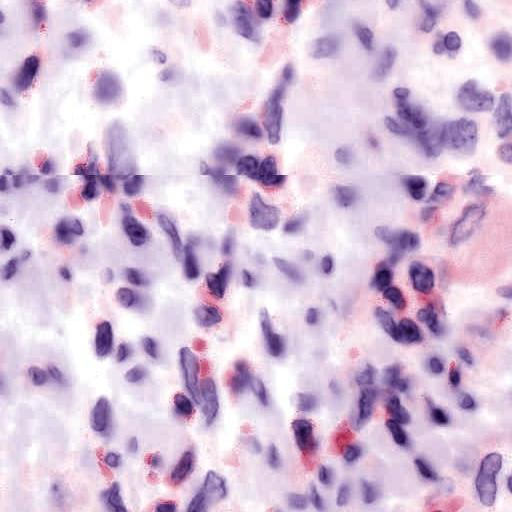
#> input picture datasets/mihc_enhanced_220805/testA/10[16471,41440].jpg, 512 x 512 px, given as the content of the folder ../dataset/50kshoes_edges, which was not available
$ python combine_A_and_B.py   (older library calls are emulated)
#> lines starting #> are read from the running program, lines starting #| are printed output that depends on the picture
import os
import numpy as np
import cv2
import argparse
from multiprocessing import Pool


def image_write(path_A, path_B, path_AB):
    im_A = cv2.imread(path_A, 1) # python2: cv2.CV_LOAD_IMAGE_COLOR; python3: cv2.IMREAD_COLOR
    im_B = cv2.imread(path_B, 1) # python2: cv2.CV_LOAD_IMAGE_COLOR; python3: cv2.IMREAD_COLOR
    im_AB = np.concatenate([im_A, im_B], 1)
    cv2.imwrite(path_AB, im_AB)


parser = argparse.ArgumentParser('create image pairs')
parser.add_argument('--fold_A', dest='fold_A', help='input directory for image A', type=str, default='../dataset/50kshoes_edges')
parser.add_argument('--fold_B', dest='fold_B', help='input directory for image B', type=str, default='../dataset/50kshoes_jpg')
parser.add_argument('--fold_AB', dest='fold_AB', help='output directory', type=str, default='../dataset/test_AB')
parser.add_argument('--num_imgs', dest='num_imgs', help='number of images', type=int, default=1000000)
parser.add_argument('--use_AB', dest='use_AB', help='if true: (0001_A, 0001_B) to (0001_AB)', action='store_true')
parser.add_argument('--no_multiprocessing', dest='no_multiprocessing', help='If used, chooses single CPU execution instead of parallel execution', action='store_true',default=True)
args = parser.parse_args()

for arg in vars(args):
    print('[%s] = ' % arg, getattr(args, arg))

splits = os.listdir(args.fold_A)

if not args.no_multiprocessing:
    pool=Pool()

for sp in splits:
    img_fold_A = os.path.join(args.fold_A, sp)
    img_fold_B = os.path.join(args.fold_B, sp)
    img_list = os.listdir(img_fold_A)
    if args.use_AB:
        img_list = [img_path for img_path in img_list if '_A.' in img_path]

    num_imgs = min(args.num_imgs, len(img_list))
    print('split = %s, use %d/%d images' % (sp, num_imgs, len(img_list)))
    img_fold_AB = os.path.join(args.fold_AB, sp)
    if not os.path.isdir(img_fold_AB):
        os.makedirs(img_fold_AB)
    print('split = %s, number of images = %d' % (sp, num_imgs))
    for n in range(num_imgs):
        name_A = img_list[n]
        path_A = os.path.join(img_fold_A, name_A)
        if args.use_AB:
            name_B = name_A.replace('_A.', '_B.')
        else:
            name_B = name_A
        path_B = os.path.join(img_fold_B, name_B)
        if os.path.isfile(path_A) and os.path.isfile(path_B):
            name_AB = name_A
            if args.use_AB:
                name_AB = name_AB.replace('_A.', '.')  # remove _A
            path_AB = os.path.join(img_fold_AB, name_AB)
            if not args.no_multiprocessing:
                pool.apply_async(image_write, args=(path_A, path_B, path_AB))
            else:
                im_A = cv2.imread(path_A, 1) # python2: cv2.CV_LOAD_IMAGE_COLOR; python3: cv2.IMREAD_COLOR
#> im_A is the input picture: shape (512, 512, 3); mean B, G, R 216, 190.8, 212.9
                im_B = cv2.imread(path_B, 1) # python2: cv2.CV_LOAD_IMAGE_COLOR; python3: cv2.IMREAD_COLOR
                im_AB = np.concatenate([im_A, im_B], 1)
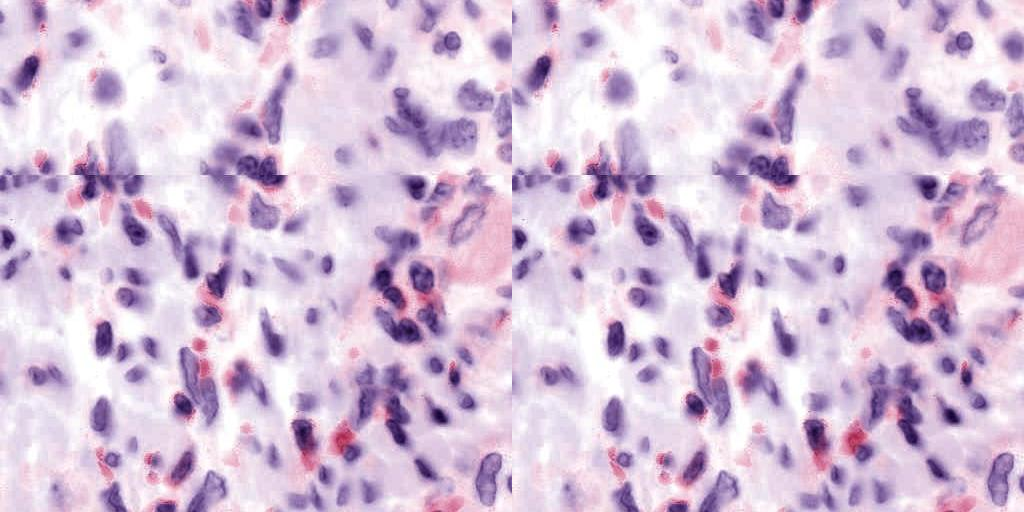
#> im_AB: shape (512, 1024, 3); mean B, G, R 216, 190.8, 212.9
                cv2.imwrite(path_AB, im_AB)
if not args.no_multiprocessing:
    pool.close()
    pool.join()

$ run again, on datasets/mihc_enhanced_220805/testB/11[13196,49353].tif
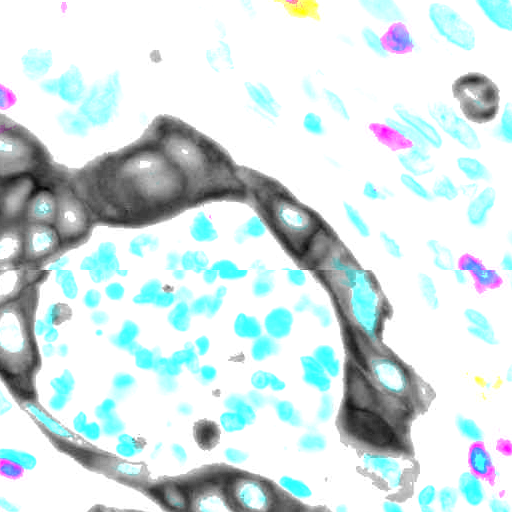
#> input picture datasets/mihc_enhanced_220805/testB/11[13196,49353].tif, 512 x 512 px, given as the content of the folder ../dataset/50kshoes_edges, which was not available
#> im_A is the input picture: shape (512, 512, 3); mean B, G, R 227.7, 226.2, 210.5
#> `im_AB = np.concatenate([im_A, im_B], 1)`:
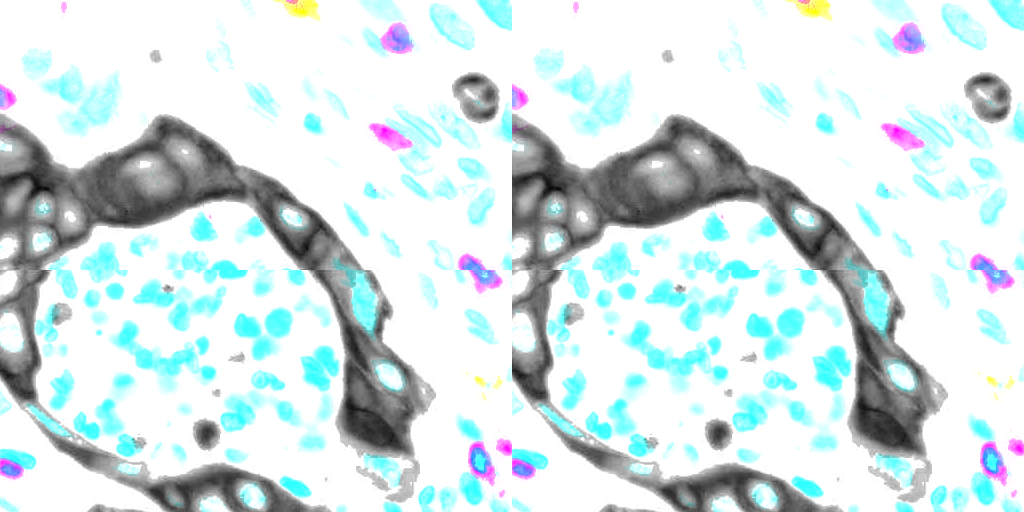
#> im_AB: shape (512, 1024, 3); mean B, G, R 227.7, 226.2, 210.5

$ run again, on datasets/mihc_enhanced_220805/testB/11[14537,43572].tif
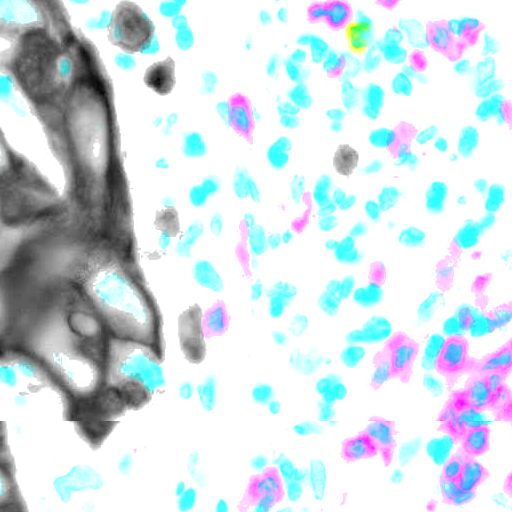
#> input picture datasets/mihc_enhanced_220805/testB/11[14537,43572].tif, 512 x 512 px, given as the content of the folder ../dataset/50kshoes_edges, which was not available
#> im_A is the input picture: shape (512, 512, 3); mean B, G, R 229.3, 222.7, 208.7
#> `im_AB = np.concatenate([im_A, im_B], 1)`:
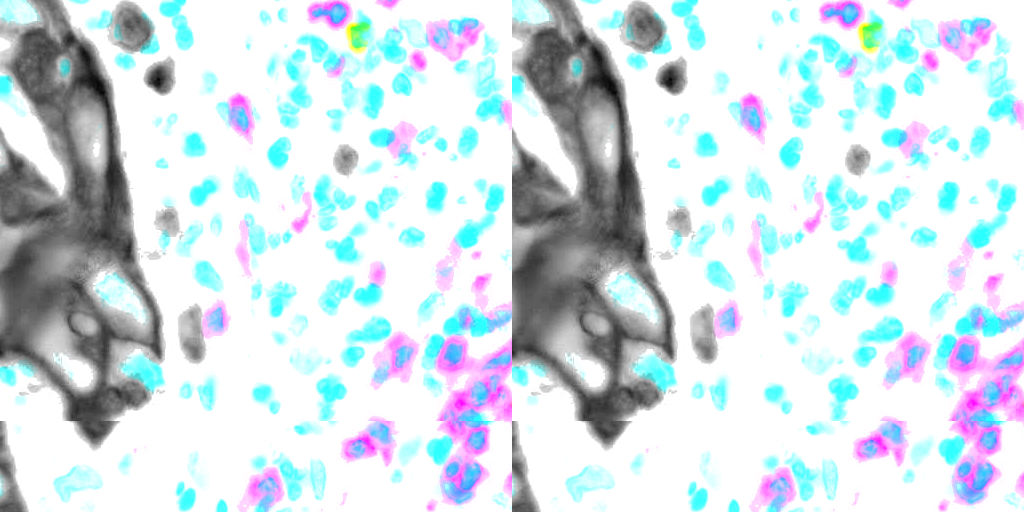
#> im_AB: shape (512, 1024, 3); mean B, G, R 229.3, 222.7, 208.7

$ run again, on datasets/mihc_enhanced_220805/trainA/10[14098,52657].jpg
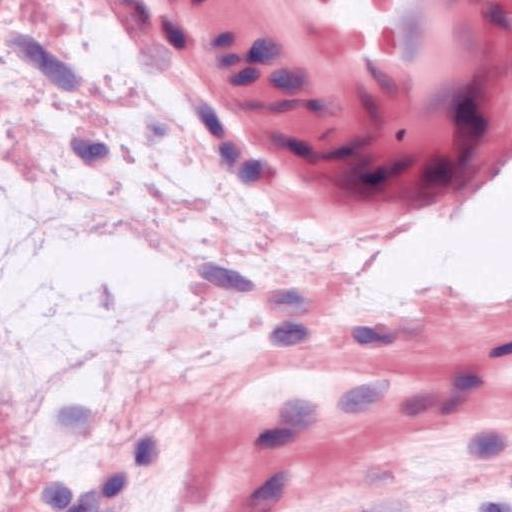
#> input picture datasets/mihc_enhanced_220805/trainA/10[14098,52657].jpg, 512 x 512 px, given as the content of the folder ../dataset/50kshoes_edges, which was not available
#> im_A is the input picture: shape (512, 512, 3); mean B, G, R 198.9, 172.9, 216.7
#> `im_AB = np.concatenate([im_A, im_B], 1)`:
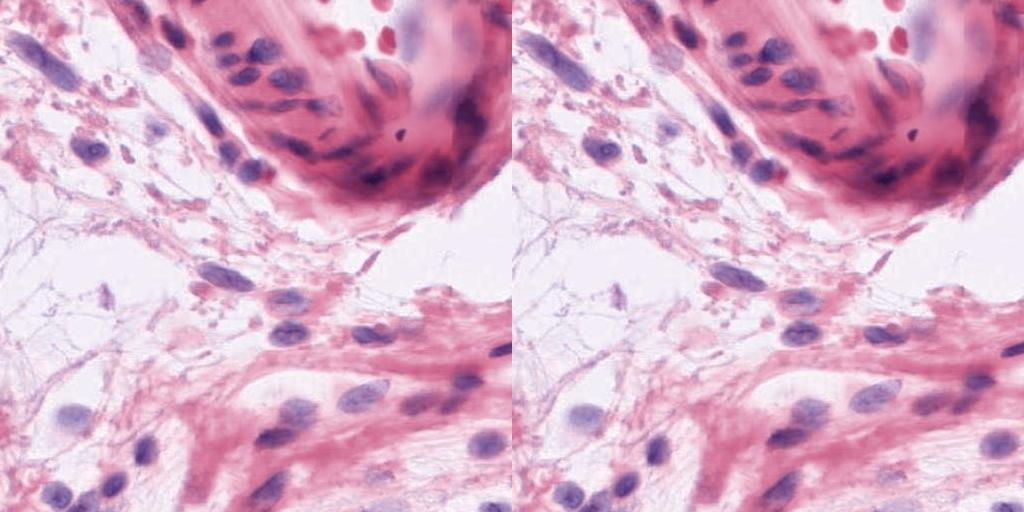
#> im_AB: shape (512, 1024, 3); mean B, G, R 198.9, 172.9, 216.7
